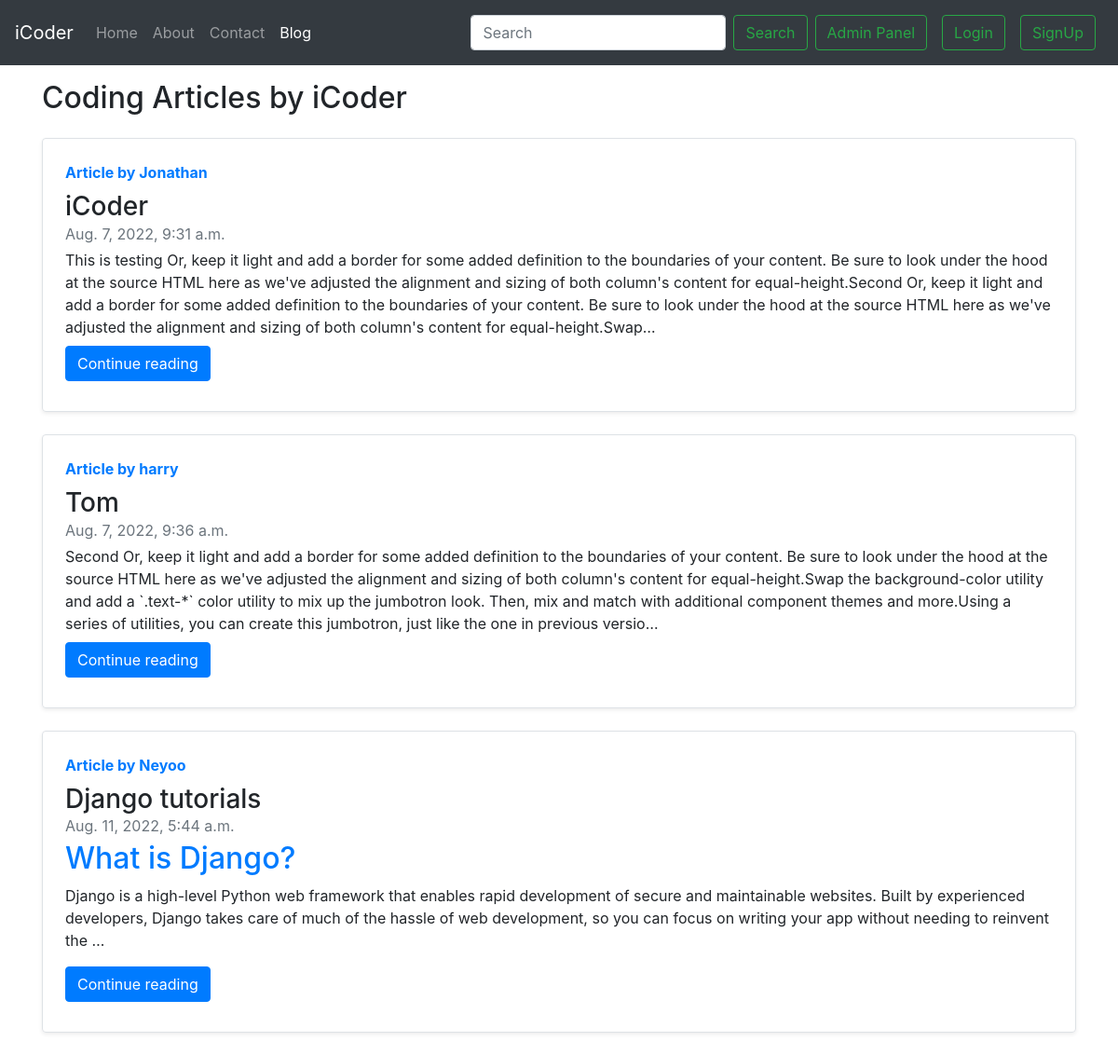
Screenshot of /blog/ with the database file from the repository.
### blog/models.py (models this page shows, shortened)
class Post(models.Model):
    sno = models.AutoField(primary_key=True)
    title = models.CharField(max_length=50)
    content = models.TextField()
    author = models.CharField(max_length=13)
    slug= models.CharField(max_length=130)
    timestamp = models.DateTimeField(blank=True)

### blog/views.py (the view)
# urls.py: path('',views.bloghome,name = "bloghome"),
def bloghome(request):
    allPost = Post.objects.all()
    context = {'allpost':allPost}
    return render(request,'blog/bloghome.html',context)

### templates/blog/bloghome.html (shortened to what this page needs)
{% extends 'base.html' %}
{% block blogactive %} active {% endblock blogactive %}
{% block body %}
<div class="container my-3">
    <h2>Coding Articles by iCoder</h2>
    {% for post in allpost  %}
    <div class="row no-gutters border rounded overflow-hidden flex-md-row mb-4 shadow-sm h-md-250 my-4 position-relative">
        <div class="col p-4 d-flex flex-column position-static">
            <strong class="d-inline-block mb-2 text-primary">Article  by {{post.author}}</strong>
            <h3 class="mb-0">{{post.title}}</h3>
            <div class="mb-1 text-muted">{{post.timestamp}}</div>
            <p class="card-text mb-auto">{{post.content|safe| truncatechars:500}}</p>
            <div class="my-2">
            	<a href="/blog/{{post.slug}}" role="button" class="btn btn-primary">Continue reading</a>
            </div>
        </div>
        </div>
        {% endfor %}
    </div>
 {% endblock %}

### rows the page displays
Post: author "Jonathan", title "iCoder", timestamp "Aug. 7, 2022, 9:31 a.m.", content "This is testing Or, keep it light and add a border for some added definition to the boundaries of your content. Be sure to look under the hood at the source HTML here as we've adjusted the alignment and sizing of both column's content for equal-height.Second Or, keep it light and add a border for some added definition to the boundaries of your content. Be sure to look under the hood at the source HTML here as we've adjusted the alignment and sizing of both column's content for equal-height.Swap…"
Post: author "harry", title "Tom", timestamp "Aug. 7, 2022, 9:36 a.m.", content "Second Or, keep it light and add a border for some added definition to the boundaries of your content. Be sure to look under the hood at the source HTML here as we've adjusted the alignment and sizing of both column's content for equal-height.Swap the background-color utility and add a `.text-*` color utility to mix up the jumbotron look. Then, mix and match with additional component themes and more.Using a series of utilities, you can create this jumbotron, just like the one in previous versio…"
Post: author "Neyoo", title "Django tutorials", timestamp "Aug. 11, 2022, 5:44 a.m.", content "What is Django? Django is a high-level Python web framework that enables rapid development of secure and maintainable websites. Built by experienced developers, Django takes care of much of the hassle of web development, so you can focus on writing your app without needing to reinvent the …"
